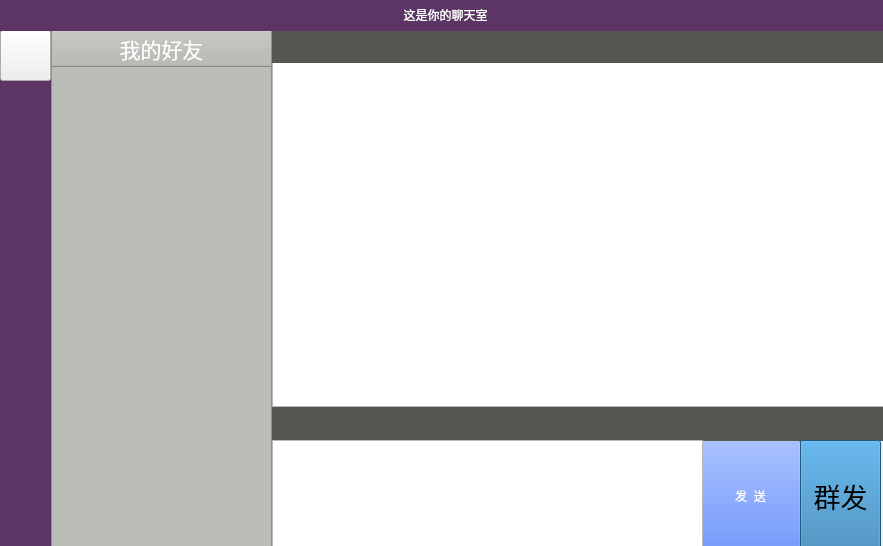
<?xml version="1.0" encoding="UTF-8"?>
<ui version="4.0">
 <class>TalkPage</class>
 <widget class="QDialog" name="TalkPage">
  <property name="geometry">
   <rect>
    <x>0</x>
    <y>0</y>
    <width>883</width>
    <height>546</height>
   </rect>
  </property>
  <property name="windowTitle">
   <string>Dialog</string>
  </property>
  <widget class="QLabel" name="label">
   <property name="geometry">
    <rect>
     <x>0</x>
     <y>30</y>
     <width>51</width>
     <height>521</height>
    </rect>
   </property>
   <property name="styleSheet">
    <string notr="true">background-color: rgb(136, 138, 133);
background-color: rgb(92, 53, 102);
</string>
   </property>
   <property name="text">
    <string/>
   </property>
  </widget>
  <widget class="QPushButton" name="pushButton">
   <property name="geometry">
    <rect>
     <x>5</x>
     <y>450</y>
     <width>40</width>
     <height>40</height>
    </rect>
   </property>
   <property name="text">
    <string/>
   </property>
   <property name="flat">
    <bool>true</bool>
   </property>
  </widget>
  <widget class="QPushButton" name="pushButton_2">
   <property name="geometry">
    <rect>
     <x>5</x>
     <y>500</y>
     <width>40</width>
     <height>40</height>
    </rect>
   </property>
   <property name="text">
    <string/>
   </property>
   <property name="flat">
    <bool>true</bool>
   </property>
  </widget>
  <widget class="QPushButton" name="pushButton_4">
   <property name="geometry">
    <rect>
     <x>0</x>
     <y>30</y>
     <width>51</width>
     <height>51</height>
    </rect>
   </property>
   <property name="text">
    <string/>
   </property>
  </widget>
  <widget class="QTreeWidget" name="treeWidget">
   <property name="geometry">
    <rect>
     <x>51</x>
     <y>30</y>
     <width>221</width>
     <height>521</height>
    </rect>
   </property>
   <property name="font">
    <font>
     <pointsize>16</pointsize>
    </font>
   </property>
   <property name="styleSheet">
    <string notr="true">background-color: rgb(186, 189, 182);</string>
   </property>
   <property name="iconSize">
    <size>
     <width>40</width>
     <height>40</height>
    </size>
   </property>
   <column>
    <property name="text">
     <string>我的好友</string>
    </property>
    <property name="font">
     <font>
      <pointsize>16</pointsize>
     </font>
    </property>
    <property name="textAlignment">
     <set>AlignCenter</set>
    </property>
    <property name="background">
     <color>
      <red>85</red>
      <green>87</green>
      <blue>83</blue>
     </color>
    </property>
    <property name="foreground">
     <brush brushstyle="SolidPattern">
      <color alpha="255">
       <red>255</red>
       <green>255</green>
       <blue>255</blue>
      </color>
     </brush>
    </property>
   </column>
  </widget>
  <widget class="QLabel" name="label_2">
   <property name="geometry">
    <rect>
     <x>272</x>
     <y>30</y>
     <width>611</width>
     <height>33</height>
    </rect>
   </property>
   <property name="styleSheet">
    <string notr="true">color: rgb(255, 255, 255);
font: 17pt &quot;Ubuntu&quot;;
background-color: rgb(85, 87, 83);
background-color: rgb(85, 87, 83);
</string>
   </property>
   <property name="text">
    <string/>
   </property>
   <property name="alignment">
    <set>Qt::AlignCenter</set>
   </property>
  </widget>
  <widget class="QPushButton" name="pushButton_5">
   <property name="geometry">
    <rect>
     <x>700</x>
     <y>440</y>
     <width>101</width>
     <height>111</height>
    </rect>
   </property>
   <property name="styleSheet">
    <string notr="true">font: 75 18pt &quot;TakaoPGothic&quot;;
background-color: rgb(49, 106, 253);
color: rgb(255, 255, 255);</string>
   </property>
   <property name="text">
    <string>发  送</string>
   </property>
  </widget>
  <widget class="QLabel" name="label_3">
   <property name="geometry">
    <rect>
     <x>272</x>
     <y>406</y>
     <width>611</width>
     <height>35</height>
    </rect>
   </property>
   <property name="styleSheet">
    <string notr="true">color: rgb(255, 255, 255);
background-color: rgb(85, 87, 83);
font: 17pt &quot;Ubuntu&quot;;</string>
   </property>
   <property name="text">
    <string/>
   </property>
  </widget>
  <widget class="QTextEdit" name="textEdit">
   <property name="geometry">
    <rect>
     <x>272</x>
     <y>62</y>
     <width>614</width>
     <height>345</height>
    </rect>
   </property>
   <property name="styleSheet">
    <string notr="true"/>
   </property>
  </widget>
  <widget class="QTextEdit" name="textEdit_2">
   <property name="geometry">
    <rect>
     <x>272</x>
     <y>440</y>
     <width>431</width>
     <height>111</height>
    </rect>
   </property>
   <property name="styleSheet">
    <string notr="true">font: 15pt &quot;Ubuntu&quot;;</string>
   </property>
  </widget>
  <widget class="QPushButton" name="pushButton_3">
   <property name="geometry">
    <rect>
     <x>278</x>
     <y>409</y>
     <width>28</width>
     <height>28</height>
    </rect>
   </property>
   <property name="text">
    <string/>
   </property>
   <property name="flat">
    <bool>true</bool>
   </property>
  </widget>
  <widget class="QPushButton" name="pushButton_6">
   <property name="geometry">
    <rect>
     <x>346</x>
     <y>411</y>
     <width>28</width>
     <height>28</height>
    </rect>
   </property>
   <property name="text">
    <string/>
   </property>
   <property name="flat">
    <bool>true</bool>
   </property>
  </widget>
  <widget class="QPushButton" name="pushButton_7">
   <property name="geometry">
    <rect>
     <x>312</x>
     <y>411</y>
     <width>28</width>
     <height>28</height>
    </rect>
   </property>
   <property name="text">
    <string/>
   </property>
   <property name="flat">
    <bool>true</bool>
   </property>
  </widget>
  <widget class="QLabel" name="label_4">
   <property name="geometry">
    <rect>
     <x>0</x>
     <y>-2</y>
     <width>891</width>
     <height>33</height>
    </rect>
   </property>
   <property name="styleSheet">
    <string notr="true">color: rgb(255, 255, 255);
background-color: rgb(92, 53, 102);
font: 17pt &quot;Ubuntu&quot;;
</string>
   </property>
   <property name="text">
    <string>这是你的聊天室</string>
   </property>
   <property name="alignment">
    <set>Qt::AlignCenter</set>
   </property>
  </widget>
  <widget class="QPushButton" name="pushButton_8">
   <property name="geometry">
    <rect>
     <x>850</x>
     <y>0</y>
     <width>31</width>
     <height>31</height>
    </rect>
   </property>
   <property name="text">
    <string/>
   </property>
   <property name="flat">
    <bool>true</bool>
   </property>
  </widget>
  <widget class="QPushButton" name="pushButton_9">
   <property name="geometry">
    <rect>
     <x>800</x>
     <y>440</y>
     <width>81</width>
     <height>111</height>
    </rect>
   </property>
   <property name="font">
    <font>
     <pointsize>20</pointsize>
    </font>
   </property>
   <property name="styleSheet">
    <string notr="true">background-color: rgb(45, 125, 179);</string>
   </property>
   <property name="text">
    <string>群发</string>
   </property>
  </widget>
  <zorder>label</zorder>
  <zorder>pushButton</zorder>
  <zorder>pushButton_2</zorder>
  <zorder>pushButton_4</zorder>
  <zorder>treeWidget</zorder>
  <zorder>pushButton_5</zorder>
  <zorder>label_3</zorder>
  <zorder>textEdit</zorder>
  <zorder>textEdit_2</zorder>
  <zorder>label_2</zorder>
  <zorder>pushButton_3</zorder>
  <zorder>pushButton_6</zorder>
  <zorder>pushButton_7</zorder>
  <zorder>label_4</zorder>
  <zorder>pushButton_8</zorder>
  <zorder>pushButton_9</zorder>
 </widget>
 <resources/>
 <connections/>
</ui>
